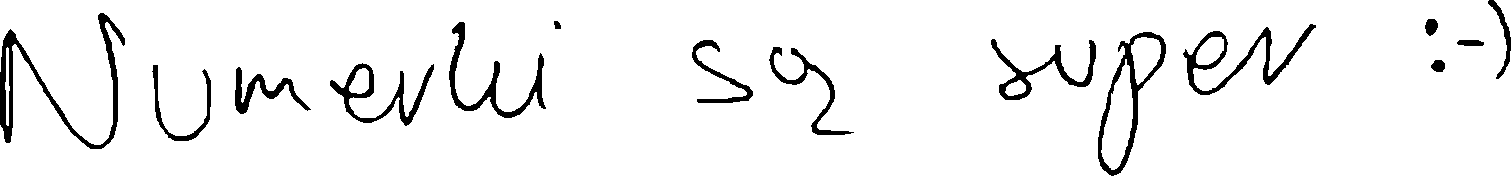
#> input picture numerki.png, 1511 x 176 px
$ python main.py
#> lines starting #> are read from the running program, lines starting #| are printed output that depends on the picture
import matplotlib.pyplot as plt
from nifs3 import get_s
from os import listdir

"""
Right click - add new point
Left click - choose a point, move the point
ENTER - add new curve
DELETE - delete the last point
SHIFT - clear everything

Coordinates of points will be automatically
saved in the file points.txt after t
he program finishes running.

PS: Please remember to press ENTER when adding a new curve.
"""

IMAGE_PATH = 'numerki.png'
POINTS_PATH = 'points.txt'

class Point:
    def __init__(self, x, y):
        self.x = x
        self.y = y

    def distance(self, x, y):
        return ((self.x - x) ** 2 + (self.y - y) ** 2) ** (1/2)

    def __str__(self):
        return f'{self.x},{self.y}'

class Main:
    def __init__(self, image_path, points_path):

#> called with image_path = 'numerki.png', points_path = 'points.txt'
        self.points = {0: []}
        if points_path in listdir():
            self.load_points(points_path)
        self.active_group_id = 0
        self.active_point = None
        self.image = plt.imread(image_path)
#> self.image is the input picture: shape (176, 1511, 4) float32; mean R, G, B, A 0, 0, 0, 0.0559

        self.fig, self.ax = plt.subplots()

        self.fig.canvas.mpl_connect('button_press_event', self.on_click)
        self.fig.canvas.mpl_connect('key_press_event', self.on_key)

        self.fig.set_size_inches(10, 5)
        self.update_plot()
        plt.show()
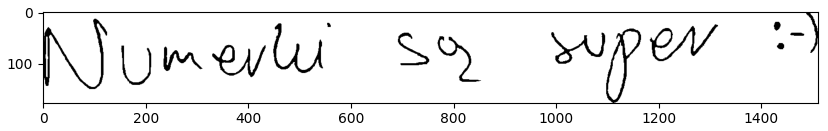
#> figure drawn by matplotlib, 1 panel
        self.save_points(points_path)

    # [14 lines left out: function load_points, not called in this run]

    def save_points(self, path):
#> called with path = 'points.txt'
        with open(path, 'w') as file:
            for point_group in self.points.values():
                for point in point_group:
                    file.write(f'{point}\n')
                file.write(';\n')

    # [65 lines left out: functions new_curve, on_click, on_key, draw_nifs3_curve, not called in this run]

    def update_plot(self):
        plt.clf()

        plt.imshow(self.image)

        for id, point_group in self.points.items():
            xps = [p.x for p in point_group]
            yps = [p.y for p in point_group]

            if len(point_group) >= 2:

                self.draw_nifs3_curve(
                    xps, yps,
                    'cyan' if id == self.active_group_id else 'blue'
                )

            plt.scatter(xps, yps, c='magenta', marker='x', s=25)

        if self.active_point is not None:
            plt.scatter(
                [self.active_point.x],
                [self.active_point.y],
                c='cyan', marker='o', s=20
            )

        self.fig.canvas.draw()

if __name__ == "__main__":
    Main(IMAGE_PATH, POINTS_PATH)


$ run again, with napis_bez_tla.jpg saved as numerki.png
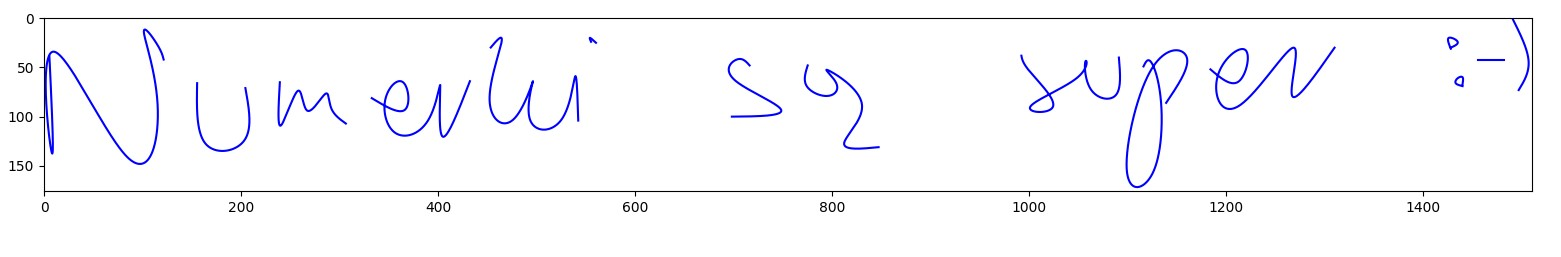
#> input picture napis_bez_tla.jpg, 1561 x 257 px
#> in __init__, self.image is the input picture: shape (257, 1561, 3) float32; mean R, G, B 0.972, 0.972, 0.983
#> in __init__, `plt.show()`:
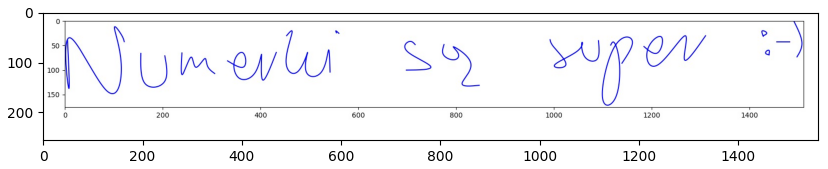
#> figure drawn by matplotlib, 1 panel
